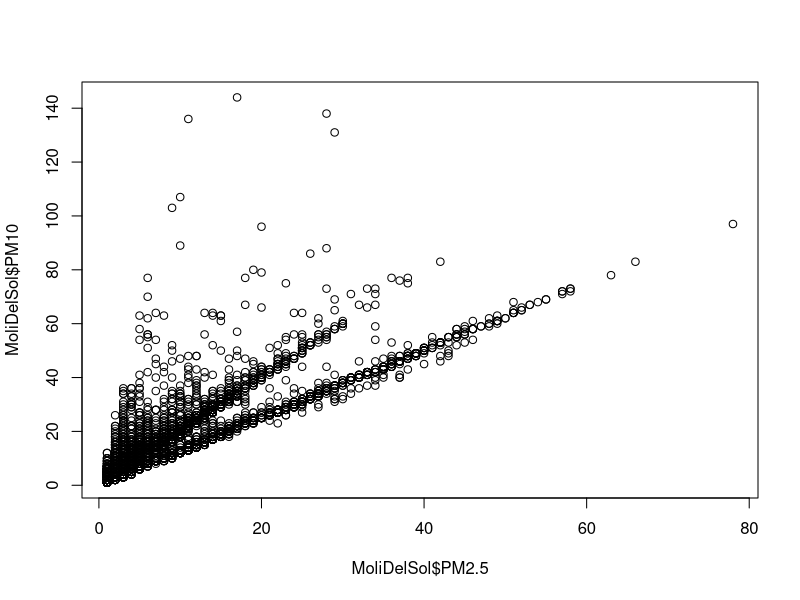
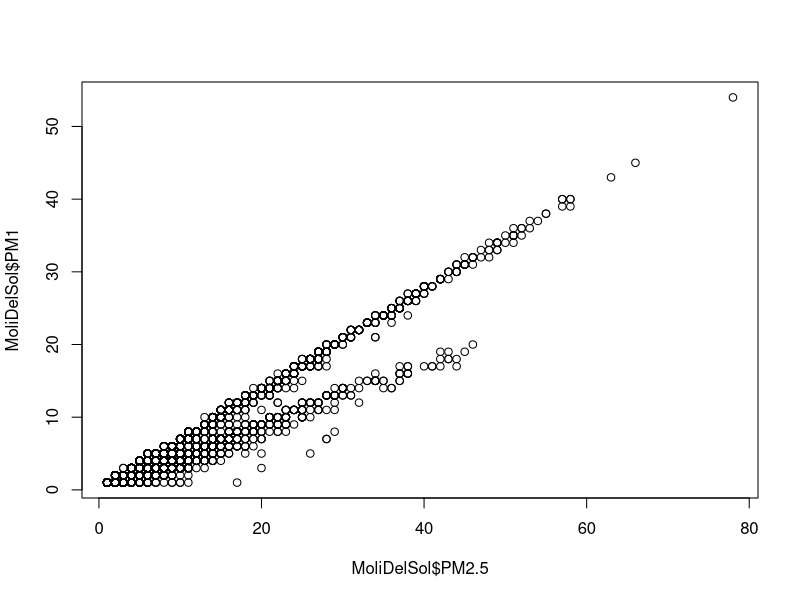

The R source for these figures, in order:
## ---- chunk 1
knitr::opts_chunk$set(echo = TRUE)
## ---- chunk 2


AvenidaFrancia = read.table('DATOS/AvenidaFrancia.txt', header = TRUE, sep = "\t", na.strings = c("", "NA"))


Centre= read.table('DATOS/Centre.txt', header = TRUE, sep = "\t", na.strings = c("", "NA"))


LlicAnticTuria= read.table('DATOS/LlicAnticTuria.txt', header = TRUE, sep = "\t", na.strings = c("", "NA"))


MoliDelSol= read.table('DATOS/MoliDelSol.txt', header = TRUE, sep = "\t", na.strings = c("", "NA"))


Olivereta= read.table('DATOS/Olivereta.txt', header = TRUE, sep = "\t", na.strings = c("", "NA"))


PistaDeSilla= read.table('DATOS/PistaDeSilla.txt', header = TRUE, sep = "\t", na.strings = c("", "NA"))


Puerto= read.table('DATOS/Puerto.txt', header = TRUE, sep = "\t", na.strings = c("", "NA"))



UPV= read.table('DATOS/UPV.txt', header = TRUE, sep = "\t", na.strings = c("", "NA"))



## ---- chunk 3
library(lubridate)
## ---- chunk 4


AvenidaFrancia$FECHA = as.Date(AvenidaFrancia$FECHA, format="%d/%m/%Y")
Centre$FECHA = as.Date(Centre$FECHA, format="%d/%m/%Y")
LlicAnticTuria$FECHA = as.Date(LlicAnticTuria$FECHA, format="%d/%m/%Y")
MoliDelSol$FECHA = as.Date(MoliDelSol$FECHA, format="%d/%m/%Y")
Olivereta$FECHA = as.Date(Olivereta$FECHA, format="%d/%m/%Y")
PistaDeSilla$FECHA = as.Date(PistaDeSilla$FECHA, format="%d/%m/%Y")
Puerto$FECHA = as.Date(Puerto$FECHA, format="%d/%m/%Y")
UPV$FECHA = as.Date(UPV$FECHA, format="%d/%m/%Y")



## ---- chunk 5
plot(MoliDelSol$PM2.5 , MoliDelSol$PM10)
plot(MoliDelSol$PM2.5 , MoliDelSol$PM1)


## ---- chunk 6


Centre$SO2 = NA
Olivereta$SO2 = NA

Centre$O3 = NA
Olivereta$O3 = NA


Centre$CO = NA
Olivereta$CO = NA
UPV$CO = NA

## ---- chunk 7
AvenidaFrancia = AvenidaFrancia[, c(1, 2 , 3 , 6 , 8 , 9 , 11 , 12 , 7)]
Centre = Centre[, c(1, 2 , 3 , 8 , 4 , 5 , 7 , 9 , 10)]
LlicAnticTuria = LlicAnticTuria[, c(1, 2 , 3 , 11 , 13 , 14 , 16 , 17 , 12)]
MoliDelSol = MoliDelSol[, c(1, 2 , 3 , 5 , 7 , 8, 10 , 11 , 6)]
Olivereta = Olivereta[, c(1, 2 , 3 , 8 , 4 , 5 , 7 , 9 , 10)]
PistaDeSilla = PistaDeSilla[, c(1, 2 , 3 , 7 , 9 , 10 , 12 , 13 , 8)]
Puerto = Puerto[, c(1, 2 , 3 , 11 , 13 , 14 , 16 , 17 , 12)]
UPV = UPV[, c(1, 2 , 3 , 4 , 5 , 6 , 8 , 9 , 10)]


## ---- chunk 8
# Para AvenidaFrancia
AvenidaFrancia$CO = as.numeric(gsub(",", ".", AvenidaFrancia$CO))


# Y así sucesivamente para cada dataframe y cada columna que necesite ser convertida
Centre$CO = as.numeric(gsub(",", ".", Centre$CO))
LlicAnticTuria$CO = as.numeric(gsub(",", ".", LlicAnticTuria$CO))
MoliDelSol$CO = as.numeric(gsub(",", ".", MoliDelSol$CO))
Olivereta$CO = as.numeric(gsub(",", ".", Olivereta$CO))
PistaDeSilla$CO = as.numeric(gsub(",", ".", PistaDeSilla$CO))
Puerto$CO = as.numeric(gsub(",", ".", Puerto$CO))
UPV$CO = as.numeric(gsub(",", ".", UPV$CO))

## ---- chunk 9
COMPLETE = rbind(AvenidaFrancia , Centre , LlicAnticTuria , MoliDelSol , Olivereta , PistaDeSilla , Puerto , UPV)
## ---- chunk 10
save (AvenidaFrancia , Centre , LlicAnticTuria , MoliDelSol , Olivereta , PistaDeSilla , Puerto , UPV , COMPLETE, file = 'Data.RData')
## ---- chunk 11

